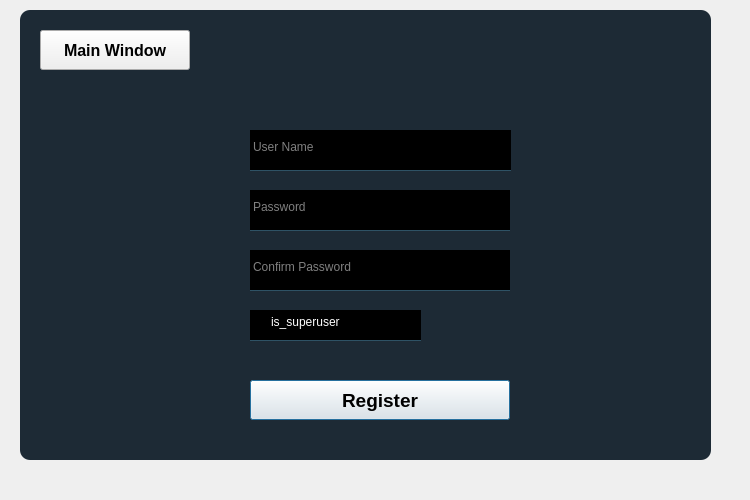
<?xml version="1.0" encoding="UTF-8"?>
<ui version="4.0">
 <class>RegistrationWindow</class>
 <widget class="QDialog" name="RegistrationWindow">
  <property name="geometry">
   <rect>
    <x>0</x>
    <y>0</y>
    <width>750</width>
    <height>500</height>
   </rect>
  </property>
  <property name="windowTitle">
   <string>Dialog</string>
  </property>
  <widget class="QPushButton" name="register_user_button">
   <property name="geometry">
    <rect>
     <x>250</x>
     <y>380</y>
     <width>260</width>
     <height>40</height>
    </rect>
   </property>
   <property name="font">
    <font>
     <pointsize>14</pointsize>
     <weight>75</weight>
     <bold>true</bold>
    </font>
   </property>
   <property name="styleSheet">
    <string notr="true">QPushButton#pushButton{
background-color: rgba(2, 65, 118, 255);
color: rgba(255, 255, 255, 200);
border-radius: 5px; 
}
QPushButton#pushButton:pressed{
padding-left: 5px;
padding-top: 5px;
background-color: rgba(2, 65, 118, 255);
background-position: calc(100% - 10px)center;
}
QPushButton#pushButton{
background-color: rgba(2, 65, 118, 200);
}</string>
   </property>
   <property name="text">
    <string>Register</string>
   </property>
  </widget>
  <widget class="QPushButton" name="back_to_main_window">
   <property name="geometry">
    <rect>
     <x>40</x>
     <y>30</y>
     <width>150</width>
     <height>40</height>
    </rect>
   </property>
   <property name="font">
    <font>
     <pointsize>12</pointsize>
     <weight>75</weight>
     <bold>true</bold>
    </font>
   </property>
   <property name="text">
    <string>Main Window</string>
   </property>
  </widget>
  <widget class="QCheckBox" name="check_is_superuser">
   <property name="geometry">
    <rect>
     <x>250</x>
     <y>310</y>
     <width>171</width>
     <height>31</height>
    </rect>
   </property>
   <property name="styleSheet">
    <string notr="true">background-color: rgba(0, 0, 0 0);
font: 14pt &quot;MS UI Gothic&quot;;
border:1px solid rgba(0, 0, 0, 0);
border-bottom-color:rgba(46, 82, 101, 255);
color:rgb(255, 255, 255);
padding-bottom:7px</string>
   </property>
   <property name="text">
    <string>is_superuser</string>
   </property>
   <property name="iconSize">
    <size>
     <width>20</width>
     <height>20</height>
    </size>
   </property>
   <property name="checkable">
    <bool>true</bool>
   </property>
  </widget>
  <widget class="QLineEdit" name="username_field">
   <property name="geometry">
    <rect>
     <x>250</x>
     <y>130</y>
     <width>261</width>
     <height>41</height>
    </rect>
   </property>
   <property name="styleSheet">
    <string notr="true">background-color: rgba(0, 0, 0 0);
font: 14pt &quot;MS UI Gothic&quot;;
border:1px solid rgba(0, 0, 0, 0);
border-bottom-color:rgba(46, 82, 101, 255);
color:rgb(255, 255, 255);
padding-bottom:7px</string>
   </property>
   <property name="text">
    <string/>
   </property>
   <property name="placeholderText">
    <string>User Name</string>
   </property>
  </widget>
  <widget class="QLineEdit" name="password1_field">
   <property name="geometry">
    <rect>
     <x>250</x>
     <y>190</y>
     <width>260</width>
     <height>41</height>
    </rect>
   </property>
   <property name="styleSheet">
    <string notr="true">background-color: rgba(0, 0, 0 0);
font: 14pt &quot;MS UI Gothic&quot;;
border:1px solid rgba(0, 0, 0, 0);
border-bottom-color:rgba(46, 82, 101, 255);
color:rgb(255, 255, 255);
padding-bottom:7px</string>
   </property>
   <property name="text">
    <string/>
   </property>
   <property name="placeholderText">
    <string>Password</string>
   </property>
  </widget>
  <widget class="QLineEdit" name="password2_field">
   <property name="geometry">
    <rect>
     <x>250</x>
     <y>250</y>
     <width>260</width>
     <height>41</height>
    </rect>
   </property>
   <property name="styleSheet">
    <string notr="true">background-color: rgba(0, 0, 0 0);
font: 14pt &quot;MS UI Gothic&quot;;
border:1px solid rgba(0, 0, 0, 0);
border-bottom-color:rgba(46, 82, 101, 255);
color:rgb(255, 255, 255);
padding-bottom:7px</string>
   </property>
   <property name="text">
    <string/>
   </property>
   <property name="placeholderText">
    <string>Confirm Password</string>
   </property>
  </widget>
  <widget class="QLabel" name="label_4">
   <property name="geometry">
    <rect>
     <x>20</x>
     <y>10</y>
     <width>691</width>
     <height>450</height>
    </rect>
   </property>
   <property name="styleSheet">
    <string notr="true">background-color: rgba(16, 30, 41, 240);
border-radius: 10px;</string>
   </property>
   <property name="text">
    <string/>
   </property>
   <property name="wordWrap">
    <bool>false</bool>
   </property>
   <property name="margin">
    <number>18</number>
   </property>
   <property name="indent">
    <number>0</number>
   </property>
  </widget>
  <widget class="QLabel" name="error_field">
   <property name="geometry">
    <rect>
     <x>250</x>
     <y>350</y>
     <width>251</width>
     <height>20</height>
    </rect>
   </property>
   <property name="styleSheet">
    <string notr="true">font: 75 11pt &quot;News701 BT&quot;; color: red;</string>
   </property>
   <property name="text">
    <string/>
   </property>
  </widget>
  <zorder>label_4</zorder>
  <zorder>register_user_button</zorder>
  <zorder>back_to_main_window</zorder>
  <zorder>check_is_superuser</zorder>
  <zorder>username_field</zorder>
  <zorder>password1_field</zorder>
  <zorder>password2_field</zorder>
  <zorder>error_field</zorder>
 </widget>
 <resources/>
 <connections/>
</ui>
